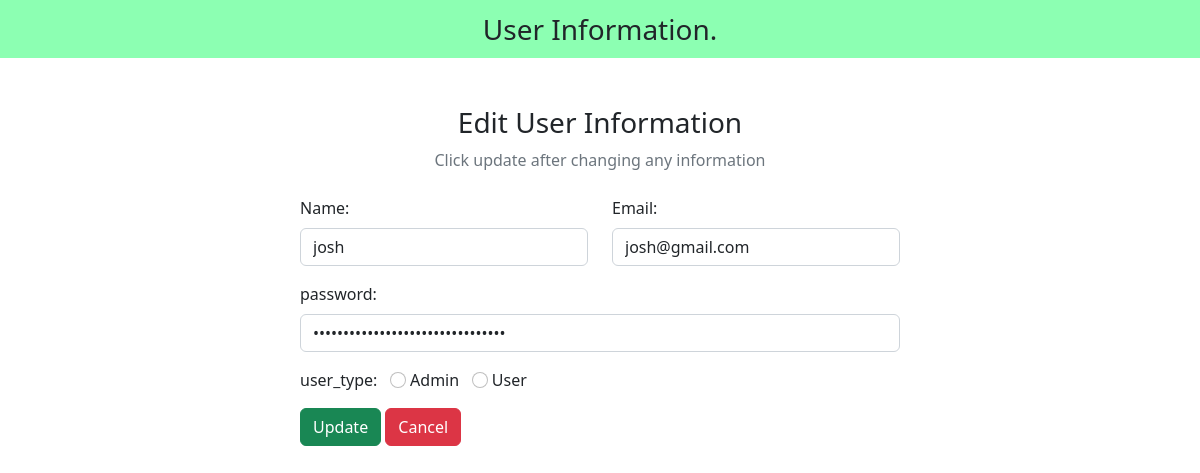
Page /edit.php?id=2 on the committed database.
### tables this page shows
CREATE TABLE `user_form` (
  `id` int(255) NOT NULL,
  `name` varchar(255) NOT NULL,
  `email` varchar(255) NOT NULL,
  `password` varchar(255) NOT NULL,
  `user_type` varchar(255) NOT NULL
);

### edit.php (the view, shortened to what this page needs)
<?php
include "config.php";
$id = $_GET["id"];
?>
<!DOCTYPE html>
<html lang="en">
<head>
  <link href="https://cdn.jsdelivr.net/npm/bootstrap@5.2.3/dist/css/bootstrap.min.css" rel="stylesheet">
  <link rel="stylesheet" href="https://cdnjs.cloudflare.com/ajax/libs/font-awesome/6.4.0/css/all.min.css" />
</head>
<body>
  <nav class="navbar navbar-light justify-content-center fs-3 mb-5" style="background-color: #00ff5573;">
  User Information.
  </nav>
  <div class="container">
    <div class="text-center mb-4">
      <h3>Edit User Information</h3>
      <p class="text-muted">Click update after changing any information</p>
    </div>
    <?php
    $sql = "SELECT * FROM `user_form` WHERE id = $id LIMIT 1";
    $result = mysqli_query($conn, $sql);
    $row = mysqli_fetch_assoc($result);
    ?>
    <div class="container d-flex justify-content-center">
      <form action="" method="post" style="width:50vw; min-width:300px;">
        <div class="row mb-3">
          <div class="col">
            <label class="form-label">Name:</label>
            <input type="text" class="form-control" name="name" value="<?php echo $row['name'] ?>">
          </div>
          <div class="col">
            <label class="form-label">Email:</label>
            <input type="text" class="form-control" name="email" value="<?php echo $row['email'] ?>">
          </div>
        </div>
        <div class="mb-3">
          <label class="form-label">password:</label>
          <input type="password" class="form-control" name="password" value="<?php echo $row['password'] ?>">
        </div>
        <div class="form-group mb-3">
          <label>user_type:</label>
          <input type="radio" class="form-check-input" name="user_type" id="admin_name" value="admin_name" <?php echo ($row["user_type"] == 'admin_name') ? "checked" : ""; ?>>
          <label for="admin_name" class="form-input-label">Admin</label>
          <input type="radio" class="form-check-input" name="user_type" id="user_name" value="user_name" <?php echo ($row["user_type"] == 'user_name') ? "checked" : ""; ?>>
          <label for="user_name" class="form-input-label">User</label>
        </div>
        <div>
          <button type="submit" class="btn btn-success" name="submit">Update</button>
          <a href="UserInfo.php" class="btn btn-danger">Cancel</a>
        </div>
      </form>
    </div>
  </div>
</body>
</html>

### rows in the picture
user_form: name "josh", email "josh@gmail.com", user_type "☐ Admin", user_type "☐ User"
